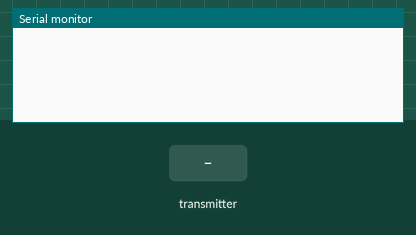
Recording of a program running on a simulated ESP32. Shown: the last lines printed to the serial monitor. The inputs (shaded band) are chosen by the test bench.

Above: at 1.2 s.
1.3 s: the transmitter starts sending accumulatedValue100times = 0
At 1.8 s:
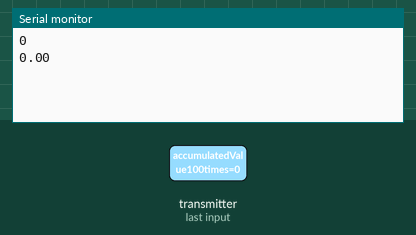
2.8 s: the transmitter starts sending counter = 1024
4.3 s: the transmitter starts sending accumulatedValue100times = 25
At 4.66 s:
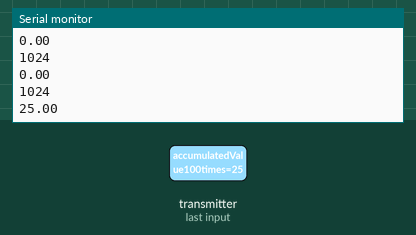
5.8 s: the transmitter starts sending counter = 2048
Timing chart, 0 to 8.3 s (numbered marks = the images above; inputs shaded):
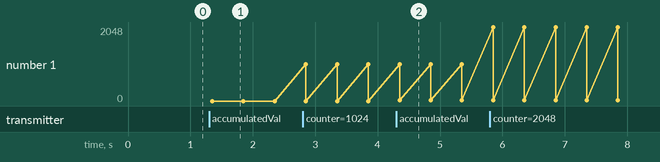

Measured:
- after the input at 1.3 s, the serial monitor: prints a new line after 0.05 s (image 1)
- after the input at 4.3 s, the serial monitor: prints a new line after 0.05 s (image 2)
- plotted number 1: 0 → 25 after the input at 4.3 s

The program:

main.cpp
```cpp
#include <Arduino.h>
#include <WiFi.h>
#include <esp_now.h>


typedef struct struct_receive_message{
  float accumulatedValue100times;
  int counter;

}struct_receive_message;

char chReceiveFlag;

typedef struct struct_send_message{
  char flag;

}struct_send_message;

struct_send_message message2send;
struct_receive_message incomingMessage;

String success;

float fAccumulatedValue100times;
int iCounterReceived;

bool isDataReceived = false;

// MAC address of our sending device
uint8_t broadcastAddress[] = {0xE0, 0xE2, 0xE6, 0x4F, 0x29, 0xA8};


void OnDataSent(const uint8_t *mac_addr, esp_now_send_status_t status) {
  Serial.print("\r\nLast Packet Send Status:\t");
  Serial.println(status == ESP_NOW_SEND_SUCCESS ? "Delivery Success" : "Delivery Fail");
  if (status ==0) {
    success = "Delivery Success :)";
  }
  else {
    success = "Delivery Fail :(";
  }
}


// Callback when data is received
void OnDataRecv(const uint8_t * mac, const uint8_t *incomingData, int len) {
  memcpy(&incomingMessage, incomingData, sizeof(incomingMessage));
  fAccumulatedValue100times = incomingMessage.accumulatedValue100times;
  iCounterReceived = incomingMessage.counter;
  isDataReceived = true;
}


void setup() {
  Serial.begin(230400);

  // Set device as a Wi-Fi Station
  WiFi.mode(WIFI_STA);

  // Init ESP-NOW
  if (esp_now_init() != ESP_OK) {
    Serial.println("Error initializing ESP-NOW");
    return;
  }

  // Once ESPNow is successfully Init, we will register for recv CB to
  // get recv packer info
  esp_now_register_recv_cb(OnDataRecv);

} //void setup();


void loop() {
  if(isDataReceived){
    Serial.println(iCounterReceived);
    Serial.println(fAccumulatedValue100times);
    isDataReceived = false;
  }

}
```
